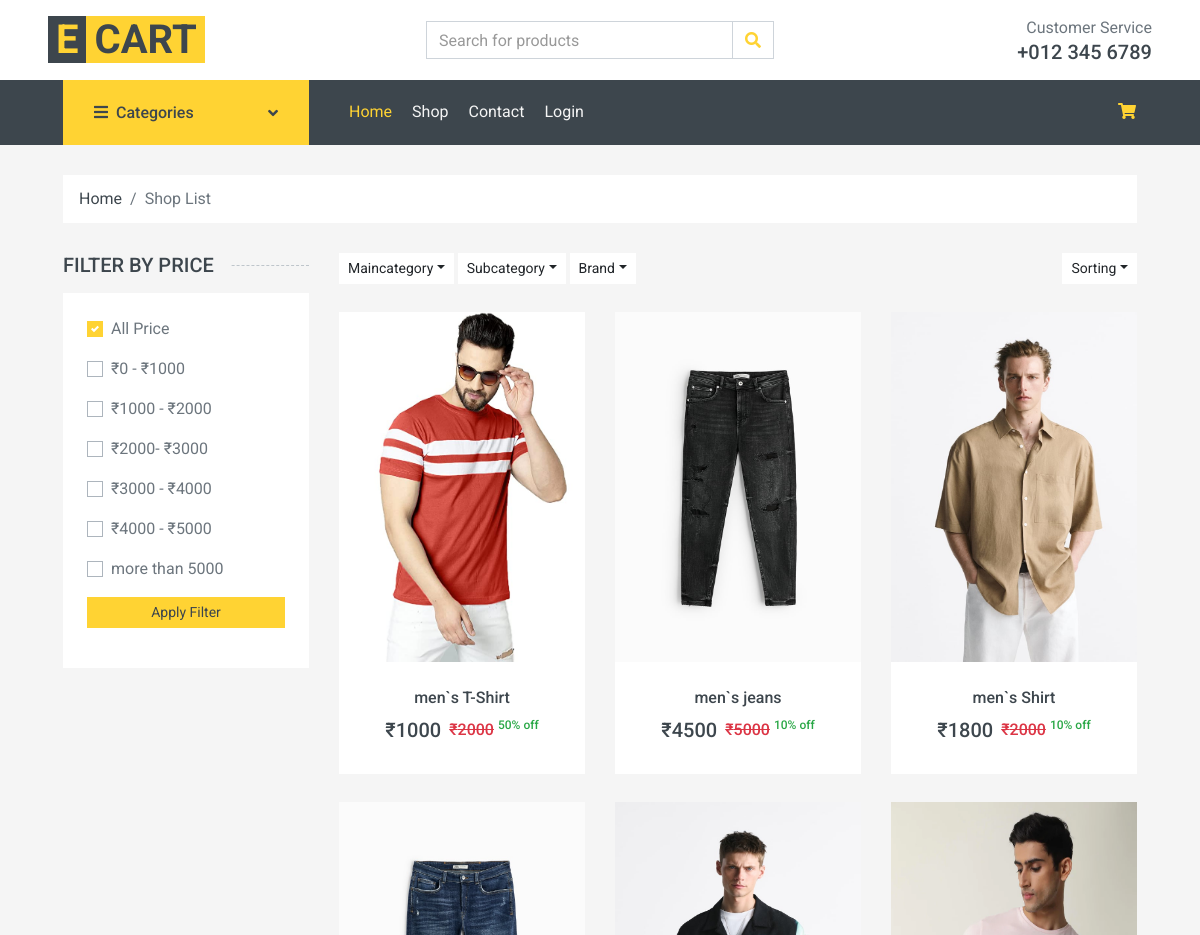
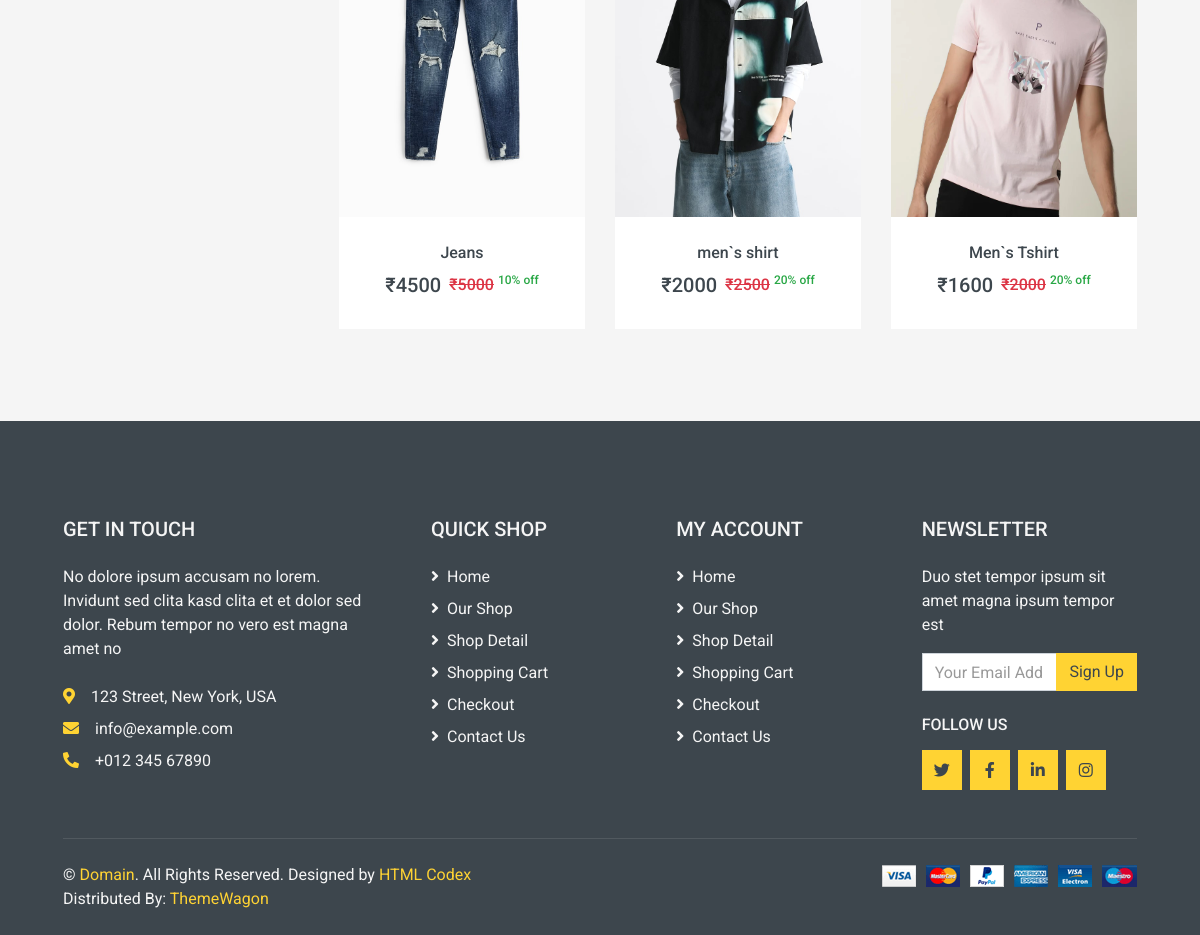
Screenshot of /shop/Male/All/All/ with the database file from the repository (2 pictures, top to bottom).
### mainApp/models.py (models this page shows, shortened)
class Product(models.Model):
    id = models.AutoField(primary_key=True)
    name = models.CharField(max_length=30)
    maincategory = models.ForeignKey(Maincategory, on_delete=models.CASCADE)
    subcategory = models.ForeignKey(Subcategory, on_delete=models.CASCADE)
    brand = models.ForeignKey(Brand, on_delete=models.CASCADE)
    color = models.CharField(max_length=20)
    size = models.CharField(max_length=20)
    baseprice = models.IntegerField()
    discount = models.IntegerField()
    finalprice = models.IntegerField()
    stock = models.BooleanField(default=True)
    description = models.TextField()
    pic1 = models.ImageField(upload_to="products")
    pic2 = models.ImageField(upload_to="products",
                             default=None, null=True, blank=True)
    pic3 = models.ImageField(upload_to="products",
                             default=None, null=True, blank=True)
    pic4 = models.ImageField(upload_to="products",
                             default=None, null=True, blank=True)

### mainApp/views.py (the view)
# urls.py: path("shop/<str:mc>/<str:sc>/<str:br>/", mainApp.shopPage),
def shopPage(Request, mc, sc, br):
    if mc == "All" and sc == "All" and br == "All":
        data = Product.objects.all().order_by("-id")
    elif mc != "All" and sc == "All" and br == "All":
        data = Product.objects.filter(
            maincategory=Maincategory.objects.get(name=mc)
        ).order_by("-id")
    elif mc == "All" and sc != "All" and br == "All":
        data = Product.objects.filter(
            subcategory=Subcategory.objects.get(name=sc)
        ).order_by("-id")
    elif mc == "All" and sc == "All" and br != "All":
        data = Product.objects.filter(brand=Brand.objects.get(name=br)).order_by("-id")
    elif mc != "All" and sc != "All" and br == "All":
        data = Product.objects.filter(
            maincategory=Maincategory.objects.get(name=mc),
            subcategory=Subcategory.objects.get(name=sc),
        ).order_by("-id")
    elif mc != "All" and sc == "All" and br != "All":
        data = Product.objects.filter(
            maincategory=Maincategory.objects.get(name=mc),
            brand=Brand.objects.get(name=br),
        ).order_by("-id")
    elif mc == "All" and sc != "All" and br != "All":
        data = Product.objects.filter(
            subcategory=Subcategory.objects.get(name=sc),
            brand=Brand.objects.get(name=br),
        ).order_by("-id")
    else:
        data = Product.objects.filter(
            maincategory=Maincategory.objects.get(name=mc),
            subcategory=Subcategory.objects.get(name=sc),
            brand=Brand.objects.get(name=br),
        ).order_by("-id")
    maincategories = Maincategory.objects.all()
    subcategories = Subcategory.objects.all()
    brands = Brand.objects.all()
    return render(
        Request,
        "shop.html",
        {
            "data": data,
            "maincategories": maincategories,
            "subcategories": subcategories,
            "brands": brands,
            "mc": mc,
            "sc": sc,
            "br": br,
        },
    )

### mainApp/templates/shop.html (shortened to what this page needs)
{% extends 'index.html'%}
{% load static %}
{% block body %}
<div class="container-fluid">
    <div class="row px-xl-5">
        <div class="col-12">
            <nav class="breadcrumb bg-light mb-30">
                <a class="breadcrumb-item text-dark" href="/">Home</a>
                <span class="breadcrumb-item active">Shop List</span>
            </nav>
        </div>
    </div>
</div>
<div class="container-fluid">
    <div class="row px-xl-5">
        <div class="col-lg-3 col-md-4">
            <h5 class="section-title position-relative text-uppercase mb-3"><span class="bg-secondary pr-3">Filter
                    by price</span></h5>
            <div class="bg-light p-4 mb-30">
                <form action="/price-filter/{{mc}}/{{sc}}/{{br}}/" method="post">
                    <div class="custom-control custom-checkbox d-flex align-items-center justify-content-between mb-3">
                        <label class="custom-control-label" for="price-all">All Price</label>
                    </div>
                    <div class="custom-control custom-checkbox d-flex align-items-center justify-content-between mb-3">
                        <label class="custom-control-label" for="price-1">&#8377;0 - &#8377;1000</label>
                    </div>
                    <div class="custom-control custom-checkbox d-flex align-items-center justify-content-between mb-3">
                        <label class="custom-control-label" for="price-2">&#8377;1000 - &#8377;2000</label>
                    </div>
                    <div class="custom-control custom-checkbox d-flex align-items-center justify-content-between mb-3">
                        <label class="custom-control-label" for="price-3">&#8377;2000- &#8377;3000</label>
                    </div>
                    <div class="custom-control custom-checkbox d-flex align-items-center justify-content-between mb-3">
                        <label class="custom-control-label" for="price-4">&#8377;3000 - &#8377;4000</label>
                    </div>
                    <div class="custom-control custom-checkbox d-flex align-items-center justify-content-between">
                        <label class="custom-control-label mb-3" for="price-5">&#8377;4000 - &#8377;5000</label>
                    </div>
                    <div class="custom-control custom-checkbox d-flex align-items-center justify-content-between">
                        <label class="custom-control-label " for="price-6">more than 5000</label>
                    </div>
                    <div class="my-3"><button type="submit" class="btn btn-primary btn-sm w-100">Apply Filter</button>
                    </div>
                </form>
            </div>
        </div>
        <div class="col-lg-9 col-md-8">
            <div class="row pb-3">
                <div class="col-12 pb-1">
                    <div class="d-flex align-items-center justify-content-between mb-4">
                        <div>
                            <div class="btn-group">
                                <button type="button" class="btn btn-sm btn-light dropdown-toggle"
                                    data-toggle="dropdown">Maincategory</button>
                            </div>
                            <div class="btn-group">
                                <button type="button" class="btn btn-sm btn-light dropdown-toggle"
                                    data-toggle="dropdown">Subcategory</button>
                            </div>
                            <div class="btn-group">
                                <button type="button" class="btn btn-sm btn-light dropdown-toggle"
                                    data-toggle="dropdown">Brand</button>
                            </div>
                        </div>
                        <div class="ml-2">
                            <div class="btn-group">
                                <button type="button" class="btn btn-sm btn-light dropdown-toggle"
                                    data-toggle="dropdown">Sorting</button>
                            </div>
                        </div>
                    </div>
                </div>
                {% for items in data %}
                <div class=" col-md-4 col-sm-6 pb-1">
                    <div class="product-item bg-light mb-4">
                        <div class="product-img position-relative overflow-hidden">
                            <a href="/single-product/{{items.id}}"><img class=" w-100" src="{{items.pic1.url}}"
                                    height="350px" alt=""></a>
                        </div>
                        <div class="text-center py-4">
                            <a class="h6 text-decoration-none text-truncate"
                                href="/single-product/{{items.id}}">{{items.name}}</a>
                            <div class="d-flex align-items-center justify-content-center mt-2">
                                <h5>&#8377;{{items.finalprice}}</h5>
                                <h6 class="text-muted ml-2"><del class="text-danger">&#8377;{{items.baseprice}}</del>
                                    <sup class="text-success">{{items.discount}}% off</sup>
                                </h6>
                            </div>
                        </div>
                    </div>
                </div>
                {% endfor %}
            </div>
        </div>
    </div>
</div>
{% endblock %}

### rows the page displays
Product: pic1 (picture), name "men`s T-Shirt", finalprice "1000", baseprice "2000", discount "50"
Product: pic1 (picture), name "men`s jeans", finalprice "4500", baseprice "5000", discount "10"
Product: pic1 (picture), name "men`s Shirt", finalprice "1800", baseprice "2000", discount "10"
Product: pic1 (picture), name "Jeans", finalprice "4500", baseprice "5000", discount "10"
Product: pic1 (picture), name "men`s shirt", finalprice "2000", baseprice "2500", discount "20"
Product: pic1 (picture), name "Men`s Tshirt", finalprice "1600", baseprice "2000", discount "20"
